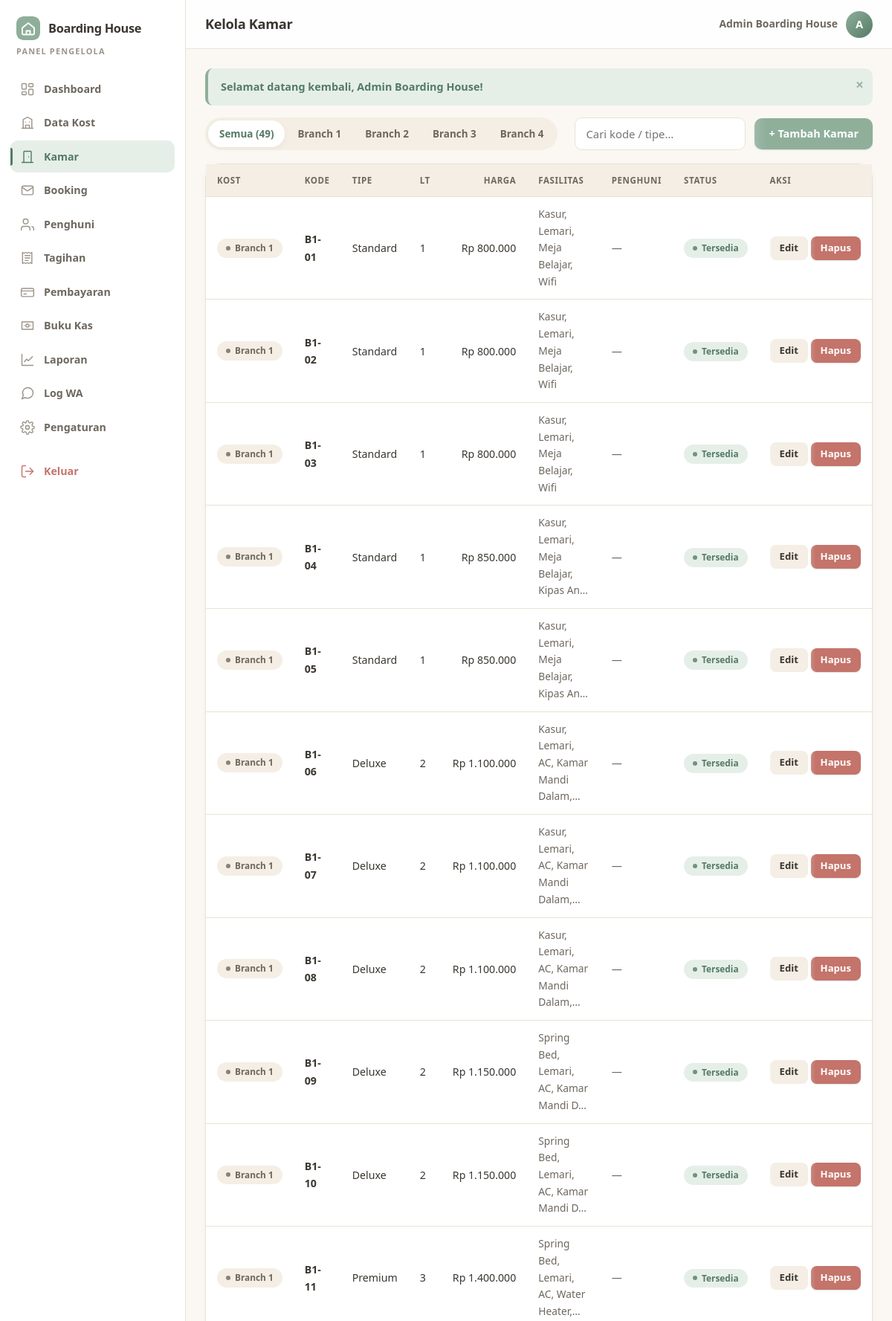
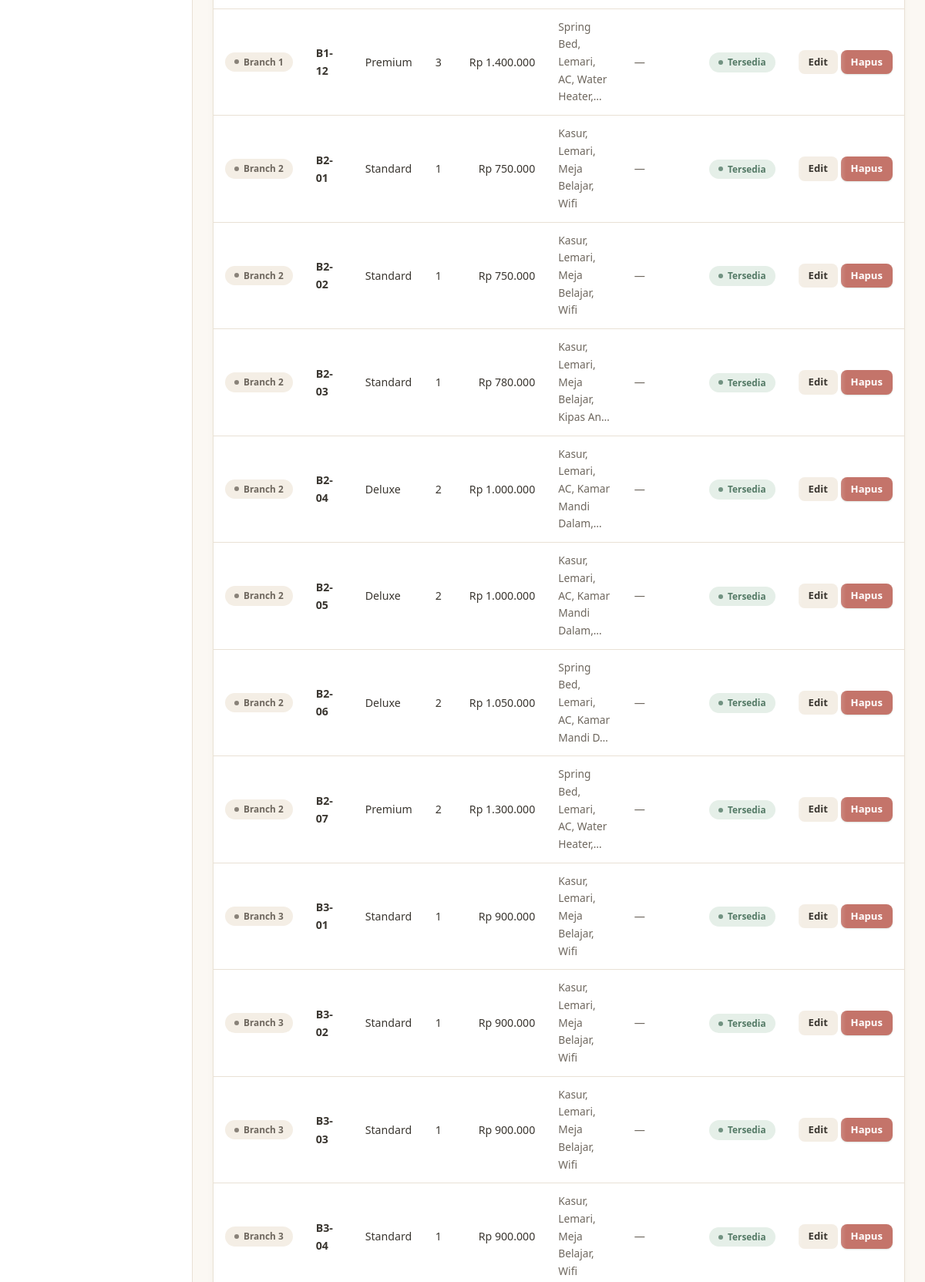
The page /admin/kamar.php (signed in, upper part) on the database its author committed (2 pictures, top to bottom).
### tables this page shows
CREATE TABLE `users` (
  `id`         INT UNSIGNED NOT NULL AUTO_INCREMENT,
  `nama`       VARCHAR(100) NOT NULL,
  `no_hp`      VARCHAR(20)  NOT NULL COMMENT 'format 62xxxxxxxxxx - dipakai untuk login & WA',
  `email`      VARCHAR(120) DEFAULT NULL,
  `password`   VARCHAR(255) NOT NULL,
  `no_ktp`     VARCHAR(30)  DEFAULT NULL,
  `alamat`     TEXT         DEFAULT NULL,
  `role`       ENUM('admin','user') NOT NULL DEFAULT 'user',
  `status`     ENUM('aktif','nonaktif') NOT NULL DEFAULT 'aktif',
  `created_at` DATETIME NOT NULL DEFAULT CURRENT_TIMESTAMP,
  PRIMARY KEY (`id`),
  UNIQUE KEY `uq_users_hp` (`no_hp`),
  UNIQUE KEY `uq_users_email` (`email`)
);

CREATE TABLE `kost` (
  `id`         INT UNSIGNED NOT NULL AUTO_INCREMENT,
  `nama`       VARCHAR(80)  NOT NULL,
  `alamat`     VARCHAR(255) DEFAULT NULL,
  `tipe`       ENUM('campur','putra','putri') NOT NULL DEFAULT 'campur',
  `deskripsi`  TEXT DEFAULT NULL,
  `fasilitas`  TEXT DEFAULT NULL COMMENT 'fasilitas bersama, pisahkan dengan koma',
  `foto`       VARCHAR(255) DEFAULT NULL,
  `warna`      VARCHAR(20)  NOT NULL DEFAULT 'sage' COMMENT 'aksen kartu: sage|terra|mist|butter',
  `status`     ENUM('aktif','nonaktif') NOT NULL DEFAULT 'aktif',
  `urutan`     TINYINT UNSIGNED NOT NULL DEFAULT 1,
  `created_at` DATETIME NOT NULL DEFAULT CURRENT_TIMESTAMP,
  PRIMARY KEY (`id`),
  UNIQUE KEY `uq_kost_nama` (`nama`)
);

CREATE TABLE `kamar` (
  `id`         INT UNSIGNED NOT NULL AUTO_INCREMENT,
  `kost_id`    INT UNSIGNED NOT NULL,
  `kode`       VARCHAR(20)  NOT NULL,
  `tipe`       VARCHAR(60)  NOT NULL DEFAULT 'Standard',
  `lantai`     TINYINT UNSIGNED NOT NULL DEFAULT 1,
  `harga`      DECIMAL(12,2) NOT NULL DEFAULT 0,
  `fasilitas`  TEXT DEFAULT NULL COMMENT 'pisahkan dengan koma',
  `deskripsi`  TEXT DEFAULT NULL,
  `foto`       VARCHAR(255) DEFAULT NULL,
  `status`     ENUM('tersedia','dibooking','terisi','perbaikan') NOT NULL DEFAULT 'tersedia',
  `created_at` DATETIME NOT NULL DEFAULT CURRENT_TIMESTAMP,
  PRIMARY KEY (`id`),
  UNIQUE KEY `uq_kamar_kode` (`kode`),
  KEY `idx_kamar_status` (`status`),
  KEY `fk_kamar_kost` (`kost_id`),
  CONSTRAINT `fk_kamar_kost` FOREIGN KEY (`kost_id`) REFERENCES `kost` (`id`) ON DELETE CASCADE
);

### app/db.php (called while the page is built, shortened)
<?php
function db(): PDO
{
    static $pdo = null;
    if ($pdo instanceof PDO) {
        return $pdo;
    }
    $dsn = 'mysql:host=' . DB_HOST . ';dbname=' . DB_NAME . ';charset=utf8mb4';
    try {
        $pdo = new PDO($dsn, DB_USER, DB_PASS, [
            PDO::ATTR_ERRMODE            => PDO::ERRMODE_EXCEPTION,
            PDO::ATTR_DEFAULT_FETCH_MODE => PDO::FETCH_ASSOC,
            PDO::ATTR_EMULATE_PREPARES   => false,
        ]);
    } catch (PDOException $e) {
        http_response_code(500);
        exit(APP_DEBUG
            ? 'Koneksi database gagal: ' . $e->getMessage()
            : 'Koneksi database gagal. Hubungi administrator.');
    }
    return $pdo;
}
function q(string $sql, array $params = []): PDOStatement
{
    $st = db()->prepare($sql);
    $st->execute($params);
    return $st;
}
function one(string $sql, array $params = []): ?array
{
    $row = q($sql, $params)->fetch();
    return $row === false ? null : $row;
}
function all(string $sql, array $params = []): array
{
    return q($sql, $params)->fetchAll();
}
function scalar(string $sql, array $params = [], $default = null)
{
    $v = q($sql, $params)->fetchColumn();
    return $v === false ? $default : $v;
}
function setting(string $key, string $default = ''): string
{
    static $cache = null;
    if ($cache === null) {
        $cache = [];
        foreach (all('SELECT k, v FROM pengaturan') as $r) {
            $cache[$r['k']] = (string) $r['v'];
        }
    }
    return $cache[$key] ?? $default;
}

### app/jobs.php (called while the page is built, shortened)
<?php
function maybe_run_daily(): void
{
    $last = setting('last_daily_run');
}

### app/bootstrap.php (called while the page is built, shortened)
<?php
require_once __DIR__ . '/db.php';
require_once __DIR__ . '/helpers.php';
require_once __DIR__ . '/auth.php';
require_once __DIR__ . '/jobs.php';
require_once __DIR__ . '/kas.php';
require_once __DIR__ . '/icons.php';
require_once __DIR__ . '/layout.php';
if (!defined('SKIP_DAILY_JOB')) {
    maybe_run_daily();
}

### app/auth.php (called while the page is built, shortened)
<?php
function is_login(): bool
{
    return !empty($_SESSION['uid']);
}
function current_user(): ?array
{
    static $u = null;
    if ($u !== null) return $u;
    $u = one('SELECT * FROM users WHERE id = ? LIMIT 1', [$_SESSION['uid']]);
    return $u;
}
function require_login(): array
{
    $u = current_user();
    return $u;
}
function require_admin(): array
{
    $u = require_login();
    return $u;
}

### admin/kamar.php (the view, shortened to what this page needs)
<?php
require_once __DIR__ . '/../app/bootstrap.php';
require_admin();
$kostId   = (int) get('kost');
$kostList = all('SELECT * FROM kost ORDER BY urutan, id');
$list = all('SELECT m.*, k.nama AS kost_nama, k.warna, u.nama AS penghuni
             FROM kamar m
             JOIN kost k ON k.id = m.kost_id
             LEFT JOIN penghuni h ON h.kamar_id = m.id AND h.status = "aktif"
             LEFT JOIN users u ON u.id = h.user_id'
           . ($kostId ? ' WHERE m.kost_id = ?' : '')
           . ' ORDER BY k.urutan, m.kode', $kostId ? [$kostId] : []);
layout_head('Kelola Kamar', 'admin', 'kamar');
?>
<div class="spread mb">
  <div class="seg">
    <a class="<?= $kostId ? '' : 'on' ?>" href="?">Semua (<?= (int) scalar('SELECT COUNT(*) FROM kamar', [], 0) ?>)</a>
    <?php foreach ($kostList as $k): ?>
      <a class="<?= $kostId === (int) $k['id'] ? 'on' : '' ?>" href="?kost=<?= (int) $k['id'] ?>"><?= e($k['nama']) ?></a>
    <?php endforeach; ?>
  </div>
  <div class="row">
    <input class="inp" style="max-width:230px" placeholder="Cari kode / tipe…" data-filter="#tk tr">
    <button class="btn" onclick='openModal("mKamar",{id:"",kost_id:"<?= $kostId ?: '' ?>",kode:"",tipe:"Standard",lantai:1,harga:"",fasilitas:"",deskripsi:"",status:"tersedia",judul:"Tambah Kamar"})'>+ Tambah Kamar</button>
  </div>
</div>
<section class="card reveal">
  <?php if (!$list): ?>
    <div class="empty"><span class="big"><?= icon('kamar', 44) ?></span>Belum ada kamar pada cabang ini.</div>
  <?php else: ?>
  <div class="table-wrap"><table class="tb">
    <thead><tr><th>Kost</th><th>Kode</th><th>Tipe</th><th>Lt</th><th class="num">Harga</th>
      <th>Fasilitas</th><th>Penghuni</th><th>Status</th><th>Aksi</th></tr></thead>
    <tbody id="tk">
    <?php foreach ($list as $k): ?>
      <tr>
        <td class="small"><span class="badge badge-muted"><?= e($k['kost_nama']) ?></span></td>
        <td><b><?= e($k['kode']) ?></b></td>
        <td><?= e($k['tipe']) ?></td>
        <td><?= (int) $k['lantai'] ?></td>
        <td class="num"><?= rp($k['harga']) ?></td>
        <td class="small muted"><?= e(mb_strimwidth((string) $k['fasilitas'], 0, 38, '…')) ?></td>
        <td><?= $k['penghuni'] ? e($k['penghuni']) : '<span class="muted">—</span>' ?></td>
        <td><?= badge($k['status']) ?></td>
        <td style="white-space:nowrap">
          <button class="btn btn-sm btn-soft" onclick='openModal("mKamar", <?= json_encode([
            'id' => $k['id'], 'kost_id' => $k['kost_id'], 'kode' => $k['kode'], 'tipe' => $k['tipe'],
            'lantai' => $k['lantai'], 'harga' => $k['harga'], 'fasilitas' => $k['fasilitas'],
            'deskripsi' => $k['deskripsi'], 'status' => $k['status'], 'judul' => 'Edit Kamar ' . $k['kode'],
          ], JSON_HEX_APOS | JSON_HEX_QUOT) ?>)'>Edit</button>
          <form method="post" style="display:inline">
            <button class="btn btn-sm btn-danger" data-confirm="Hapus kamar <?= e($k['kode']) ?>?">Hapus</button>
          </form>
        </td>
      </tr>
    <?php endforeach; ?>
    </tbody>
  </table></div>
  <?php endif; ?>
</section>
<?php layout_foot('admin'); ?>

### app/layout.php (shortened to what this page needs)
<?php
function nav_menu(string $area): array
{
    if ($area === 'admin') {
        $perluBooking = (int) scalar('SELECT COUNT(*) FROM booking WHERE status = "pending"', [], 0);
        $perluBayar   = (int) scalar('SELECT COUNT(*) FROM pembayaran WHERE status = "pending"', [], 0);
        return [
            ['admin/index.php',      'Dashboard',  'dashboard',  'dashboard',  0],
            ['admin/kost.php',       'Data Kost',  'kost',       'kost',       0],
            ['admin/kamar.php',      'Kamar',      'kamar',      'kamar',      0],
            ['admin/booking.php',    'Booking',    'booking',    'booking',    $perluBooking],
            ['admin/penghuni.php',   'Penghuni',   'penghuni',   'penghuni',   0],
            ['admin/tagihan.php',    'Tagihan',    'tagihan',    'tagihan',    0],
            ['admin/pembayaran.php', 'Pembayaran', 'pembayaran', 'pembayaran', $perluBayar],
            ['admin/kas.php',        'Buku Kas',   'kas',        'kas',        0],
            ['admin/laporan.php',    'Laporan',    'laporan',    'laporan',    0],
            ['admin/wa_log.php',     'Log WA',     'wa',         'wa',         0],
            ['admin/pengaturan.php', 'Pengaturan', 'pengaturan', 'pengaturan', 0],
        ];
    }
    return [
        ['user/index.php',   'Beranda',       'dashboard', 'dashboard', 0],
        ['index.php',        'Katalog Kamar', 'katalog',   'katalog',   0],
        ['user/booking.php', 'Booking Saya',  'booking',   'booking',   0],
        ['user/tagihan.php', 'Tagihan',       'tagihan',   'tagihan',   0],
        ['user/profil.php',  'Profil',        'profil',    'profil',    0],
    ];
}
function layout_head(string $title, string $area = 'public', string $active = ''): void
{
    $u        = current_user();
    $namaKost = setting('nama_kost', APP_NAME);
    ?><!DOCTYPE html>
<html lang="id">
<head>
<link rel="stylesheet" href="<?= asset('assets/css/style.css') ?>">
</head>
<body class="area-<?= e($area) ?>">
<?php if ($area === 'public'): ?>
<header class="topbar">
  <div class="container topbar-in">
    <a class="brand" href="<?= url('index.php') ?>"><?= logo_mark(34) ?><span><?= e($namaKost) ?></span></a>
    <nav class="topnav" aria-label="Navigasi utama">
      <a href="<?= url('index.php') ?>">Katalog</a>
      <a href="<?= url('index.php#cabang') ?>">Cabang</a>
      <?php if ($u && $u['role'] === 'admin'): ?>
        <a href="<?= url('admin/index.php') ?>">Dashboard</a>
        <a class="btn btn-sm btn-soft" href="<?= url('logout.php') ?>">Keluar</a>
      <?php elseif ($u): ?>
        <a href="<?= url('user/index.php') ?>">Akun Saya</a>
        <a class="btn btn-sm btn-soft" href="<?= url('logout.php') ?>">Keluar</a>
      <?php else: ?>
        <a href="<?= url('login.php') ?>">Masuk</a>
        <a class="btn btn-sm" href="<?= url('register.php') ?>">Daftar Gratis</a>
      <?php endif; ?>
    </nav>
  </div>
</header>
<main class="container page" id="konten">
<?= render_flash() ?>
<?php else: ?>
<div class="shell">
  <aside class="sidebar" id="sidebar" aria-label="Menu <?= $area === 'admin' ? 'pengelola' : 'penyewa' ?>">
    <a class="brand" href="<?= url($area === 'admin' ? 'admin/index.php' : 'user/index.php') ?>">
      <?= logo_mark(32) ?><span><?= e($namaKost) ?></span>
    </a>
    <div class="side-role"><?= $area === 'admin' ? 'Panel Pengelola' : 'Akun Penyewa' ?></div>
    <nav class="sidenav">
      <?php foreach (nav_menu($area) as [$href, $label, $ico, $key, $badge]): ?>
        <a href="<?= url($href) ?>" class="<?= $active === $key ? 'on' : '' ?>"
           <?= $active === $key ? 'aria-current="page"' : '' ?>>
          <?= icon($ico) ?><span><?= e($label) ?></span>
        </a>
      <?php endforeach; ?>
      <a href="<?= url('logout.php') ?>" class="danger"><?= icon('keluar') ?><span>Keluar</span></a>
    </nav>
  </aside>
  <div class="main">
    <header class="mainbar">
      <h1><?= e($title) ?></h1>
      <div class="who">
        <span class="who-name"><?= e($u['nama'] ?? '') ?></span>
        <span class="avatar" aria-hidden="true"><?= e(mb_strtoupper(mb_substr($u['nama'] ?? '?', 0, 1))) ?></span>
      </div>
    </header>
    <div class="content" id="konten">
    <?= render_flash() ?>
<?php endif; ?>
<?php
}
    ?>
<?php
function layout_foot(string $area = 'public'): void
{
    if ($area === 'public') { ?>
</main>
<footer class="footer">
  <div class="container footer-in">
    <div>
      <div class="brand footer-brand"><?= logo_mark(30) ?><span><?= e(setting('nama_kost', APP_NAME)) ?></span></div>
      <p class="small muted"><?= e(setting('tagline')) ?></p>
    </div>
    <div class="small muted">
      <div><?= icon('lokasi', 15) ?> <?= e(setting('alamat')) ?></div>
      <div><?= icon('wa', 15) ?> <a href="https://wa.me/<?= e(setting('wa_admin')) ?>"><?= e(setting('wa_admin')) ?></a></div>
    </div>
    <div class="small muted">
      <a href="<?= url('index.php') ?>">Katalog kamar</a><br>
      <a href="<?= url('login.php') ?>">Masuk</a> &middot;
      <a href="<?= url('register.php') ?>">Daftar</a>
    </div>
  </div>
  <div class="container footer-bawah small muted">
    &copy; <?= date('Y') ?> <?= e(setting('nama_kost', APP_NAME)) ?>. Seluruh hak cipta dilindungi.
  </div>
</footer>
<?php } else { ?>
    </div>
  </div>
</div>
<?php }
    if ($area !== 'admin') helpdesk_widget(); ?>
</body>
</html>
<?php
}

### app/helpers.php (shortened to what this page needs)
<?php
function e($v): string
{
    return htmlspecialchars((string) $v, ENT_QUOTES | ENT_SUBSTITUTE, 'UTF-8');
}
function url(string $path = ''): string
{
    return BASE_URL . ltrim($path, '/');
}
function asset(string $path): string
{
    $file = BASE_PATH . '/' . ltrim($path, '/');
    $ver  = is_file($file) ? filemtime($file) : time();
    return url($path) . '?v=' . $ver;
}
function rp($n): string
{
    $n = (float) $n;
    return ($n < 0 ? '-Rp ' : 'Rp ') . number_format(abs($n), 0, ',', '.');
}
function render_flash(): string
{
    $html = '';
    foreach ($_SESSION['flash'] as $f) {
        $html .= '<div class="alert alert-' . e($f['type']) . '">' . e($f['msg'])
               . '<span class="alert-x" onclick="this.parentNode.remove()">&times;</span></div>';
    }
    return $html;
}
function get(string $key, $default = ''): string
{
    return trim((string) ($_GET[$key] ?? $default));
}
function badge(string $status): string
{
    $map = [
        'tersedia'            => ['Tersedia', 'ok'],
        'dibooking'           => ['Dibooking', 'warn'],
        'terisi'              => ['Terisi', 'muted'],
        'perbaikan'           => ['Perbaikan', 'danger'],
        'pending'             => ['Menunggu', 'warn'],
        'disetujui'           => ['Disetujui', 'ok'],
        'ditolak'             => ['Ditolak', 'danger'],
        'batal'               => ['Batal', 'muted'],
        'aktif'               => ['Aktif', 'ok'],
        'keluar'              => ['Keluar', 'muted'],
        'belum_bayar'         => ['Belum Bayar', 'warn'],
        'menunggu_verifikasi' => ['Menunggu Verifikasi', 'info'],
        'lunas'               => ['Lunas', 'ok'],
        'terlambat'           => ['Terlambat', 'danger'],
        'diterima'            => ['Diterima', 'ok'],
        'antre'               => ['Antre', 'warn'],
        'terkirim'            => ['Terkirim', 'ok'],
        'gagal'               => ['Gagal', 'danger'],
    ];
    [$label, $cls] = $map[$status] ?? [ucfirst(str_replace('_', ' ', $status)), 'muted'];
    return '<span class="badge badge-' . $cls . '">' . e($label) . '</span>';
}

### rows shown on the page
users: nama "Admin Boarding House", nama "A"
kost: nama "Branch 1"
kost: nama "Branch 2"
kost: nama "Branch 3"
kost: nama "Branch 4"
kamar: kost.nama "Branch 1", kode "B1-01", tipe "Standard", lantai "1", harga "Rp 800.000", fasilitas "Kasur, Lemari, Meja Belajar, Wifi"
kamar: kost.nama "Branch 1", kode "B1-02", tipe "Standard", lantai "1", harga "Rp 800.000", fasilitas "Kasur, Lemari, Meja Belajar, Wifi"
kamar: kost.nama "Branch 1", kode "B1-03", tipe "Standard", lantai "1", harga "Rp 800.000", fasilitas "Kasur, Lemari, Meja Belajar, Wifi"
kamar: kost.nama "Branch 1", kode "B1-04", tipe "Standard", lantai "1", harga "Rp 850.000", fasilitas "Kasur, Lemari, Meja Belajar, Kipas An…"
kamar: kost.nama "Branch 1", kode "B1-05", tipe "Standard", lantai "1", harga "Rp 850.000", fasilitas "Kasur, Lemari, Meja Belajar, Kipas An…"
kamar: kost.nama "Branch 1", kode "B1-06", tipe "Deluxe", lantai "2", harga "Rp 1.100.000", fasilitas "Kasur, Lemari, AC, Kamar Mandi Dalam,…"
kamar: kost.nama "Branch 1", kode "B1-07", tipe "Deluxe", lantai "2", harga "Rp 1.100.000", fasilitas "Kasur, Lemari, AC, Kamar Mandi Dalam,…"
kamar: kost.nama "Branch 1", kode "B1-08", tipe "Deluxe", lantai "2", harga "Rp 1.100.000", fasilitas "Kasur, Lemari, AC, Kamar Mandi Dalam,…"
kamar: kost.nama "Branch 1", kode "B1-09", tipe "Deluxe", lantai "2", harga "Rp 1.150.000", fasilitas "Spring Bed, Lemari, AC, Kamar Mandi D…"
kamar: kost.nama "Branch 1", kode "B1-10", tipe "Deluxe", lantai "2", harga "Rp 1.150.000", fasilitas "Spring Bed, Lemari, AC, Kamar Mandi D…"
kamar: kost.nama "Branch 1", kode "B1-11", tipe "Premium", lantai "3", harga "Rp 1.400.000", fasilitas "Spring Bed, Lemari, AC, Water Heater,…"
kamar: kost.nama "Branch 1", kode "B1-12", tipe "Premium", lantai "3", harga "Rp 1.400.000", fasilitas "Spring Bed, Lemari, AC, Water Heater,…"
kamar: kost.nama "Branch 2", kode "B2-01", tipe "Standard", lantai "1", harga "Rp 750.000", fasilitas "Kasur, Lemari, Meja Belajar, Wifi"
kamar: kost.nama "Branch 2", kode "B2-02", tipe "Standard", lantai "1", harga "Rp 750.000", fasilitas "Kasur, Lemari, Meja Belajar, Wifi"
kamar: kost.nama "Branch 2", kode "B2-03", tipe "Standard", lantai "1", harga "Rp 780.000", fasilitas "Kasur, Lemari, Meja Belajar, Kipas An…"
kamar: kost.nama "Branch 2", kode "B2-04", tipe "Deluxe", lantai "2", harga "Rp 1.000.000", fasilitas "Kasur, Lemari, AC, Kamar Mandi Dalam,…"
kamar: kost.nama "Branch 2", kode "B2-05", tipe "Deluxe", lantai "2", harga "Rp 1.000.000", fasilitas "Kasur, Lemari, AC, Kamar Mandi Dalam,…"
kamar: kost.nama "Branch 2", kode "B2-06", tipe "Deluxe", lantai "2", harga "Rp 1.050.000", fasilitas "Spring Bed, Lemari, AC, Kamar Mandi D…"
kamar: kost.nama "Branch 2", kode "B2-07", tipe "Premium", lantai "2", harga "Rp 1.300.000", fasilitas "Spring Bed, Lemari, AC, Water Heater,…"
kamar: kost.nama "Branch 3", kode "B3-01", tipe "Standard", lantai "1", harga "Rp 900.000", fasilitas "Kasur, Lemari, Meja Belajar, Wifi"
kamar: kost.nama "Branch 3", kode "B3-02", tipe "Standard", lantai "1", harga "Rp 900.000", fasilitas "Kasur, Lemari, Meja Belajar, Wifi"
kamar: kost.nama "Branch 3", kode "B3-03", tipe "Standard", lantai "1", harga "Rp 900.000", fasilitas "Kasur, Lemari, Meja Belajar, Wifi"
kamar: kost.nama "Branch 3", kode "B3-04", tipe "Standard", lantai "1", harga "Rp 900.000", fasilitas "Kasur, Lemari, Meja Belajar, Wifi"

### other values the page prints
$namaKost "Boarding House"
$label "Dashboard"
$label "Data Kost"
$label "Kamar"
$label "Booking"
$label "Penghuni"
$label "Tagihan"
$label "Pembayaran"
$label "Buku Kas"
$label "Laporan"
$label "Log WA"
$label "Pengaturan"
$title "Kelola Kamar"
$f['msg'] "Selamat datang kembali, Admin Boarding House!"
scalar('SELECT COUNT(*) FROM kamar', [], 0) "49"
